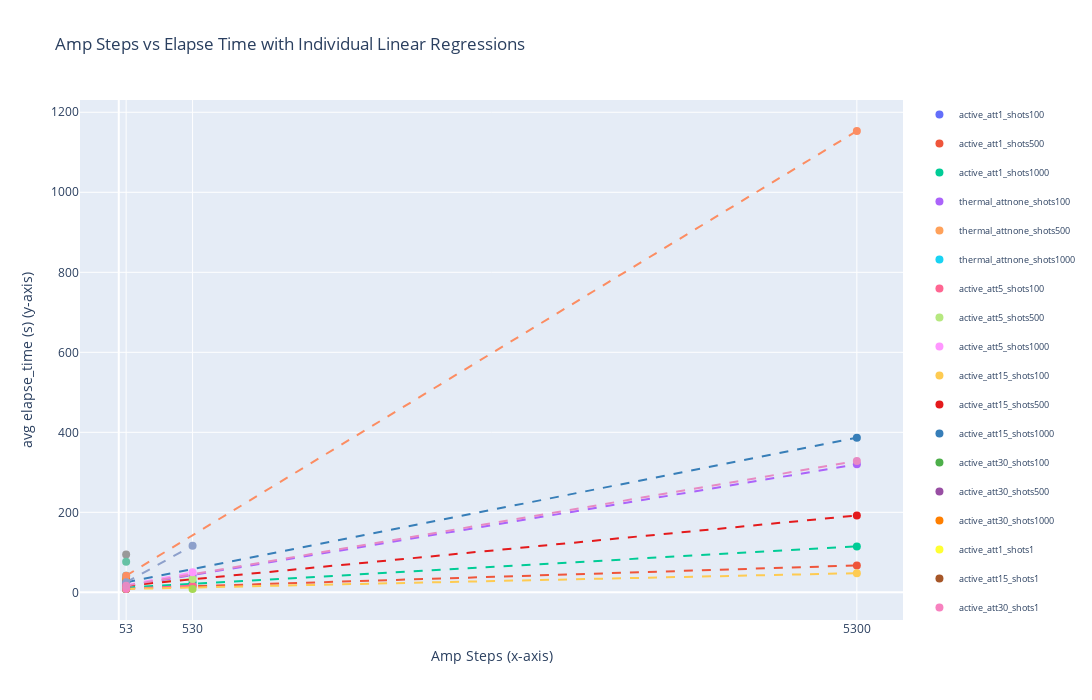

The code cell stored with this chart in its notebook:
### Markdown cell above
## X-axis: Amp_steps

### Code cell
import pandas as pd
import plotly.graph_objects as go
from plotly.subplots import make_subplots
import numpy as np
from sklearn.linear_model import LinearRegression
import plotly.express as px

# Data creation
data = {
    'reset': ['active', 'active', 'active', 'thermal', 'thermal', 'thermal', 
              'active', 'active', 'active', 'active', 'active', 'active',
              'active', 'active', 'active', 'active', 'active', 'active',
              'thermal', 'active', 'active', 'active', 'active', 'active',
              'active', 'active', 'active', 'active', 'active', 'active',
              'active', 'active', 'active', 'active', 'active', 'active',
              'active', 'thermal', 'thermal'],
    'max_attempts': ['1', '1', '1', 'none', 'none', 'none', 
                     '5', '5', '5', '15', '15', '15',
                     '30', '30', '30', '1', '15', '30',
                     'none', '30', '15', '5', '1', '1',
                     '1', '1', '1', '1', '1', '5',
                     '5', '5', '5', '15', '15', '15',
                     '15', 'none', 'none'],
    'amp_steps': [53, 53, 53, 53, 53, 53, 
                  53, 53, 53, 53, 53, 53,
                  53, 53, 53, 53, 53, 53,
                  53, 53, 53, 53, 53, 5300,
                  530, 5300, 5300, 530, 530, 530,
                  530, 530, 530, 5300, 5300, 5300,
                  5300, 530, 5300],
    'shots': [100, 500, 1000, 100, 500, 1000,
              100, 500, 1000, 100, 500, 1000,
              100, 500, 1000, 1, 1, 1,
              3000, 3000, 3000, 3000, 3000, 3000,
              30, 500, 1000, 1000, 500, 100,
              500, 1000, 3000, 100, 500, 1000,
              3000, 100, 100],
    'elapse_time': [8.35, 8.69, 8.53, 16.65, 25.93, 41.7,
                    8.58, 16.69, 17.965, 8.365, 16.71, 25.295,
                    8.37, 25.08, 33.44, 8.325, 8.365, 8.355,
                    94.63, 76.25, 41.67, 24.99, 16.72, 328.38,
                    8.35, 67.06, 114.82, 24.95, 16.66, 16.64,
                    33.38, 49.92, 116.69, 47.9, 192.06, 386.65,
                    1153.2, 41.71, 320.12]
}

df = pd.DataFrame(data)

# Create legend combinations (using reset, max_attempts, and shots)
df['legend'] = df['reset'] + '_att' + df['max_attempts'].astype(str) + '_shots' + df['shots'].astype(str)

# Get unique legend values
unique_legends = df['legend'].unique()

# Create color palette
colors = px.colors.qualitative.Plotly + px.colors.qualitative.Set1 + px.colors.qualitative.Set2

# Create Plotly figure
fig = go.Figure()

# List to store regression analysis results
regression_results = []

# Add scatter plot and regression line for each legend group
for i, legend in enumerate(unique_legends):
    subset = df[df['legend'] == legend]
    color = colors[i % len(colors)]
    
    # Add scatter plot
    fig.add_trace(go.Scatter(
        x=subset['amp_steps'],
        y=subset['elapse_time'],
        mode='markers',
        name=legend,
        marker=dict(
            size=8,
            color=color
        ),
        legendgroup=legend,  # Group with same legend
        showlegend=True,
        hovertemplate='<b>%{fullData.name}</b><br>Amp Steps: %{x}<br>Elapse Time: %{y:.2f}s<extra></extra>'
    ))
    
    # Add regression line only when there are 2 or more unique amp_steps values
    if subset['amp_steps'].nunique() >= 2:
        X = subset['amp_steps'].values.reshape(-1, 1)
        y = subset['elapse_time'].values
        
        # Train linear regression model
        model = LinearRegression()
        model.fit(X, y)
        
        # Generate x values for regression line
        x_min, x_max = subset['amp_steps'].min(), subset['amp_steps'].max()
        
        # Create appropriate range for regression line
        x_range = np.linspace(x_min, x_max, 50)
        y_pred = model.predict(x_range.reshape(-1, 1))
        
        # Add regression line
        fig.add_trace(go.Scatter(
            x=x_range,
            y=y_pred,
            mode='lines',
            name=f'{legend}_regression',
            line=dict(color=color, width=2, dash='dash'),
            legendgroup=legend,  # Group with same legend
            showlegend=False  # Hide regression line from legend
        ))
        
        # Save regression analysis results
        regression_results.append({
            'legend': legend,
            'a (slope)': model.coef_[0],
            'b (intercept)': model.intercept_,
            'n_points': len(subset),
            'unique_x_values': subset['amp_steps'].nunique(),
            'equation': f'y = {model.coef_[0]:.6f}x + {model.intercept_:.2f}'
        })

# Update layout with log scale option for x-axis
fig.update_layout(
    title='Amp Steps vs Elapse Time with Individual Linear Regressions',
    xaxis_title='Amp Steps (x-axis)',
    yaxis_title='avg elapse_time (s) (y-axis)',
    hovermode='closest',
    width=1200,
    height=700,
    legend=dict(
        orientation="v",
        yanchor="top",
        y=1,
        xanchor="left",
        x=1.02,
        font=dict(size=9)
    ),
    xaxis=dict(
        type='linear',  # Log scale to better visualize 53, 530, 5300
        tickvals=[53, 530, 5300],
        ticktext=['53', '530', '5300']
    )
)

# Display graph
fig.show()

# Print regression analysis results
print("\n" + "="*70)
print("Linear Regression Analysis Results for Each Legend (y = ax + b)")
print("="*70)

# Convert results to DataFrame for better display
if regression_results:
    results_df = pd.DataFrame(regression_results)
    results_df = results_df.sort_values('legend')
    
    for idx, row in results_df.iterrows():
        print(f"\nLegend: {row['legend']}")
        print(f"  Equation: {row['equation']}")
        print(f"  Slope (a): {row['a (slope)']:.8f}")
        print(f"  Intercept (b): {row['b (intercept)']:.4f}")
        print(f"  Number of data points: {row['n_points']}")
        print(f"  Unique amp_steps values: {row['unique_x_values']}")
    
    # Print summary table
    print("\n" + "="*70)
    print("Regression Analysis Summary Table")
    print("="*70)
    
    # Print formatted table
    summary_df = results_df[['legend', 'a (slope)', 'b (intercept)', 'n_points', 'unique_x_values']].copy()
    summary_df['a (slope)'] = summary_df['a (slope)'].round(8)
    summary_df['b (intercept)'] = summary_df['b (intercept)'].round(4)
    
    # Set pandas display options
    pd.set_option('display.max_columns', None)
    pd.set_option('display.width', None)
    pd.set_option('display.max_colwidth', None)
    
    print(summary_df.to_string(index=False))
else:
    print("\nNo regression analysis possible - need at least 2 different amp_steps values per legend group")

# Additional analysis: Group by specific parameters
print("\n" + "="*70)
print("Analysis by Parameter Groups (where regression is possible)")
print("="*70)

# Group by shots and max_attempts to see amp_steps effect
grouped = df.groupby(['shots', 'max_attempts'])
analysis_count = 0
for (shots, max_attempts), group in grouped:
    if group['amp_steps'].nunique() >= 2:  # Need at least 2 different x values
        X = group['amp_steps'].values.reshape(-1, 1)
        y = group['elapse_time'].values
        model = LinearRegression()
        model.fit(X, y)
        print(f"\nShots={shots}, Max_attempts={max_attempts}:")
        print(f"  Equation: y = {model.coef_[0]:.8f}x + {model.intercept_:.2f}")
        print(f"  Data points: {len(group)}")
        print(f"  Amp_steps values: {sorted(group['amp_steps'].unique())}")
        analysis_count += 1

if analysis_count == 0:
    print("\nNo groups with multiple amp_steps values found for regression analysis")

# CSV save option
save_to_csv = input("\n\nWould you like to save the results to a CSV file? (y/n): ")
if save_to_csv.lower() == 'y' and regression_results:
    results_df.to_csv('regression_results_ampsteps.csv', index=False)
    print("Results have been saved to regression_results_ampsteps.csv")
elif save_to_csv.lower() == 'y':
    print("No regression results to save")

### Figure 1 — Plotly figure (JSON) as saved in the notebook; plotly's stock layout.template omitted (floating-point values rounded to 4 significant figures)
{"data": [{"hovertemplate": "<b>%{fullData.name}</b><br>Amp Steps: %{x}<br>Elapse Time: %{y:.2f}s<extra></extra>", "legendgroup": "active_att1_shots100", "marker": {"color": "#636EFA", "size": 8}, "mode": "markers", "name": "active_att1_shots100", "showlegend": true, "type": "scatter", "x": [53], "y": [8.35]}, {"hovertemplate": "<b>%{fullData.name}</b><br>Amp Steps: %{x}<br>Elapse Time: %{y:.2f}s<extra></extra>", "legendgroup": "active_att1_shots500", "marker": {"color": "#EF553B", "size": 8}, "mode": "markers", "name": "active_att1_shots500", "showlegend": true, "type": "scatter", "x": [53, 5300, 530], "y": [8.69, 67.06, 16.66]}, {"legendgroup": "active_att1_shots500", "line": {"color": "#EF553B", "dash": "dash", "width": 2}, "mode": "lines", "name": "active_att1_shots500_regression", "showlegend": false, "type": "scatter", "x": [53, 160.1, 267.2, 374.2, 481.3, 588.4, 695.5, 802.6, 909.7, 1017.0, 1124.0, 1231.0, 1338.0, 1445.0, 1552.0, 1659.0, 1766.0, 1873.0, 1980.0, 2088.0, 2195.0, 2302.0, 2409.0, 2516.0, 2623.0, 2730.0, 2837.0, 2944.0, 3051.0, 3158.0, 3265.0, 3373.0, 3480.0, 3587.0, 3694.0, 3801.0, 3908.0, 4015.0, 4122.0, 4229.0, 4336.0, 4443.0, 4550.0, 4658.0, 4765.0, 4872.0, 4979.0, 5086.0, 5193.0, 5300], "y": [10.01, 11.18, 12.34, 13.51, 14.68, 15.84, 17.01, 18.18, 19.35, 20.51, 21.68, 22.85, 24.01, 25.18, 26.35, 27.51, 28.68, 29.85, 31.02, 32.18, 33.35, 34.52, 35.68, 36.85, 38.02, 39.18, 40.35, 41.52, 42.69, 43.85, 45.02, 46.19, 47.35, 48.52, 49.69, 50.85, 52.02, 53.19, 54.36, 55.52, 56.69, 57.86, 59.02, 60.19, 61.36, 62.52, 63.69, 64.86, 66.02, 67.19]}, {"hovertemplate": "<b>%{fullData.name}</b><br>Amp Steps: %{x}<br>Elapse Time: %{y:.2f}s<extra></extra>", "legendgroup": "active_att1_shots1000", "marker": {"color": "#00CC96", "size": 8}, "mode": "markers", "name": "active_att1_shots1000", "showlegend": true, "type": "scatter", "x": [53, 5300, 530], "y": [8.53, 114.8, 24.95]}, {"legendgroup": "active_att1_shots1000", "line": {"color": "#00CC96", "dash": "dash", "width": 2}, "mode": "lines", "name": "active_att1_shots1000_regression", "showlegend": false, "type": "scatter", "x": [53, 160.1, 267.2, 374.2, 481.3, 588.4, 695.5, 802.6, 909.7, 1017.0, 1124.0, 1231.0, 1338.0, 1445.0, 1552.0, 1659.0, 1766.0, 1873.0, 1980.0, 2088.0, 2195.0, 2302.0, 2409.0, 2516.0, 2623.0, 2730.0, 2837.0, 2944.0, 3051.0, 3158.0, 3265.0, 3373.0, 3480.0, 3587.0, 3694.0, 3801.0, 3908.0, 4015.0, 4122.0, 4229.0, 4336.0, 4443.0, 4550.0, 4658.0, 4765.0, 4872.0, 4979.0, 5086.0, 5193.0, 5300], "y": [11.88, 13.99, 16.09, 18.2, 20.31, 22.42, 24.52, 26.63, 28.74, 30.85, 32.96, 35.06, 37.17, 39.28, 41.39, 43.49, 45.6, 47.71, 49.82, 51.92, 54.03, 56.14, 58.25, 60.35, 62.46, 64.57, 66.68, 68.79, 70.89, 73.0, 75.11, 77.22, 79.32, 81.43, 83.54, 85.65, 87.75, 89.86, 91.97, 94.08, 96.19, 98.29, 100.4, 102.5, 104.6, 106.7, 108.8, 110.9, 113.0, 115.2]}, {"hovertemplate": "<b>%{fullData.name}</b><br>Amp Steps: %{x}<br>Elapse Time: %{y:.2f}s<extra></extra>", "legendgroup": "thermal_attnone_shots100", "marker": {"color": "#AB63FA", "size": 8}, "mode": "markers", "name": "thermal_attnone_shots100", "showlegend": true, "type": "scatter", "x": [53, 530, 5300], "y": [16.65, 41.71, 320.1]}, {"legendgroup": "thermal_attnone_shots100", "line": {"color": "#AB63FA", "dash": "dash", "width": 2}, "mode": "lines", "name": "thermal_attnone_shots100_regression", "showlegend": false, "type": "scatter", "x": [53, 160.1, 267.2, 374.2, 481.3, 588.4, 695.5, 802.6, 909.7, 1017.0, 1124.0, 1231.0, 1338.0, 1445.0, 1552.0, 1659.0, 1766.0, 1873.0, 1980.0, 2088.0, 2195.0, 2302.0, 2409.0, 2516.0, 2623.0, 2730.0, 2837.0, 2944.0, 3051.0, 3158.0, 3265.0, 3373.0, 3480.0, 3587.0, 3694.0, 3801.0, 3908.0, 4015.0, 4122.0, 4229.0, 4336.0, 4443.0, 4550.0, 4658.0, 4765.0, 4872.0, 4979.0, 5086.0, 5193.0, 5300], "y": [15.4, 21.61, 27.83, 34.05, 40.26, 46.48, 52.69, 58.91, 65.13, 71.34, 77.56, 83.78, 89.99, 96.21, 102.4, 108.6, 114.9, 121.1, 127.3, 133.5, 139.7, 145.9, 152.2, 158.4, 164.6, 170.8, 177.0, 183.2, 189.5, 195.7, 201.9, 208.1, 214.3, 220.5, 226.8, 233.0, 239.2, 245.4, 251.6, 257.8, 264.0, 270.3, 276.5, 282.7, 288.9, 295.1, 301.3, 307.6, 313.8, 320.0]}, {"hovertemplate": "<b>%{fullData.name}</b><br>Amp Steps: %{x}<br>Elapse Time: %{y:.2f}s<extra></extra>", "legendgroup": "thermal_attnone_shots500", "marker": {"color": "#FFA15A", "size": 8}, "mode": "markers", "name": "thermal_attnone_shots500", "showlegend": true, "type": "scatter", "x": [53], "y": [25.93]}, {"hovertemplate": "<b>%{fullData.name}</b><br>Amp Steps: %{x}<br>Elapse Time: %{y:.2f}s<extra></extra>", "legendgroup": "thermal_attnone_shots1000", "marker": {"color": "#19D3F3", "size": 8}, "mode": "markers", "name": "thermal_attnone_shots1000", "showlegend": true, "type": "scatter", "x": [53], "y": [41.7]}, {"hovertemplate": "<b>%{fullData.name}</b><br>Amp Steps: %{x}<br>Elapse Time: %{y:.2f}s<extra></extra>", "legendgroup": "active_att5_shots100", "marker": {"color": "#FF6692", "size": 8}, "mode": "markers", "name": "active_att5_shots100", "showlegend": true, "type": "scatter", "x": [53, 530], "y": [8.58, 16.64]}, {"legendgroup": "active_att5_shots100", "line": {"color": "#FF6692", "dash": "dash", "width": 2}, "mode": "lines", "name": "active_att5_shots100_regression", "showlegend": false, "type": "scatter", "x": [53, 62.73, 72.47, 82.2, 91.94, 101.7, 111.4, 121.1, 130.9, 140.6, 150.3, 160.1, 169.8, 179.6, 189.3, 199.0, 208.8, 218.5, 228.2, 238.0, 247.7, 257.4, 267.2, 276.9, 286.6, 296.4, 306.1, 315.8, 325.6, 335.3, 345.0, 354.8, 364.5, 374.2, 384.0, 393.7, 403.4, 413.2, 422.9, 432.7, 442.4, 452.1, 461.9, 471.6, 481.3, 491.1, 500.8, 510.5, 520.3, 530], "y": [8.58, 8.744, 8.909, 9.073, 9.238, 9.402, 9.567, 9.731, 9.896, 10.06, 10.22, 10.39, 10.55, 10.72, 10.88, 11.05, 11.21, 11.38, 11.54, 11.71, 11.87, 12.03, 12.2, 12.36, 12.53, 12.69, 12.86, 13.02, 13.19, 13.35, 13.51, 13.68, 13.84, 14.01, 14.17, 14.34, 14.5, 14.67, 14.83, 15.0, 15.16, 15.32, 15.49, 15.65, 15.82, 15.98, 16.15, 16.31, 16.48, 16.64]}, {"hovertemplate": "<b>%{fullData.name}</b><br>Amp Steps: %{x}<br>Elapse Time: %{y:.2f}s<extra></extra>", "legendgroup": "active_att5_shots500", "marker": {"color": "#B6E880", "size": 8}, "mode": "markers", "name": "active_att5_shots500", "showlegend": true, "type": "scatter", "x": [53, 530], "y": [16.69, 33.38]}, {"legendgroup": "active_att5_shots500", "line": {"color": "#B6E880", "dash": "dash", "width": 2}, "mode": "lines", "name": "active_att5_shots500_regression", "showlegend": false, "type": "scatter", "x": [53, 62.73, 72.47, 82.2, 91.94, 101.7, 111.4, 121.1, 130.9, 140.6, 150.3, 160.1, 169.8, 179.6, 189.3, 199.0, 208.8, 218.5, 228.2, 238.0, 247.7, 257.4, 267.2, 276.9, 286.6, 296.4, 306.1, 315.8, 325.6, 335.3, 345.0, 354.8, 364.5, 374.2, 384.0, 393.7, 403.4, 413.2, 422.9, 432.7, 442.4, 452.1, 461.9, 471.6, 481.3, 491.1, 500.8, 510.5, 520.3, 530], "y": [16.69, 17.03, 17.37, 17.71, 18.05, 18.39, 18.73, 19.07, 19.41, 19.76, 20.1, 20.44, 20.78, 21.12, 21.46, 21.8, 22.14, 22.48, 22.82, 23.16, 23.5, 23.84, 24.18, 24.52, 24.86, 25.21, 25.55, 25.89, 26.23, 26.57, 26.91, 27.25, 27.59, 27.93, 28.27, 28.61, 28.95, 29.29, 29.63, 29.97, 30.31, 30.66, 31.0, 31.34, 31.68, 32.02, 32.36, 32.7, 33.04, 33.38]}, {"hovertemplate": "<b>%{fullData.name}</b><br>Amp Steps: %{x}<br>Elapse Time: %{y:.2f}s<extra></extra>", "legendgroup": "active_att5_shots1000", "marker": {"color": "#FF97FF", "size": 8}, "mode": "markers", "name": "active_att5_shots1000", "showlegend": true, "type": "scatter", "x": [53, 530], "y": [17.96, 49.92]}, {"legendgroup": "active_att5_shots1000", "line": {"color": "#FF97FF", "dash": "dash", "width": 2}, "mode": "lines", "name": "active_att5_shots1000_regression", "showlegend": false, "type": "scatter", "x": [53, 62.73, 72.47, 82.2, 91.94, 101.7, 111.4, 121.1, 130.9, 140.6, 150.3, 160.1, 169.8, 179.6, 189.3, 199.0, 208.8, 218.5, 228.2, 238.0, 247.7, 257.4, 267.2, 276.9, 286.6, 296.4, 306.1, 315.8, 325.6, 335.3, 345.0, 354.8, 364.5, 374.2, 384.0, 393.7, 403.4, 413.2, 422.9, 432.7, 442.4, 452.1, 461.9, 471.6, 481.3, 491.1, 500.8, 510.5, 520.3, 530], "y": [17.97, 18.62, 19.27, 19.92, 20.57, 21.23, 21.88, 22.53, 23.18, 23.83, 24.49, 25.14, 25.79, 26.44, 27.1, 27.75, 28.4, 29.05, 29.7, 30.36, 31.01, 31.66, 32.31, 32.96, 33.62, 34.27, 34.92, 35.57, 36.23, 36.88, 37.53, 38.18, 38.83, 39.49, 40.14, 40.79, 41.44, 42.09, 42.75, 43.4, 44.05, 44.7, 45.36, 46.01, 46.66, 47.31, 47.96, 48.62, 49.27, 49.92]}, {"hovertemplate": "<b>%{fullData.name}</b><br>Amp Steps: %{x}<br>Elapse Time: %{y:.2f}s<extra></extra>", "legendgroup": "active_att15_shots100", "marker": {"color": "#FECB52", "size": 8}, "mode": "markers", "name": "active_att15_shots100", "showlegend": true, "type": "scatter", "x": [53, 5300], "y": [8.365, 47.9]}, {"legendgroup": "active_att15_shots100", "line": {"color": "#FECB52", "dash": "dash", "width": 2}, "mode": "lines", "name": "active_att15_shots100_regression", "showlegend": false, "type": "scatter", "x": [53, 160.1, 267.2, 374.2, 481.3, 588.4, 695.5, 802.6, 909.7, 1017.0, 1124.0, 1231.0, 1338.0, 1445.0, 1552.0, 1659.0, 1766.0, 1873.0, 1980.0, 2088.0, 2195.0, 2302.0, 2409.0, 2516.0, 2623.0, 2730.0, 2837.0, 2944.0, 3051.0, 3158.0, 3265.0, 3373.0, 3480.0, 3587.0, 3694.0, 3801.0, 3908.0, 4015.0, 4122.0, 4229.0, 4336.0, 4443.0, 4550.0, 4658.0, 4765.0, 4872.0, 4979.0, 5086.0, 5193.0, 5300], "y": [8.365, 9.172, 9.979, 10.79, 11.59, 12.4, 13.21, 14.01, 14.82, 15.63, 16.43, 17.24, 18.05, 18.85, 19.66, 20.47, 21.27, 22.08, 22.89, 23.69, 24.5, 25.31, 26.12, 26.92, 27.73, 28.54, 29.34, 30.15, 30.96, 31.76, 32.57, 33.38, 34.18, 34.99, 35.8, 36.6, 37.41, 38.22, 39.02, 39.83, 40.64, 41.45, 42.25, 43.06, 43.87, 44.67, 45.48, 46.29, 47.09, 47.9]}, {"hovertemplate": "<b>%{fullData.name}</b><br>Amp Steps: %{x}<br>Elapse Time: %{y:.2f}s<extra></extra>", "legendgroup": "active_att15_shots500", "marker": {"color": "rgb(228,26,28)", "size": 8}, "mode": "markers", "name": "active_att15_shots500", "showlegend": true, "type": "scatter", "x": [53, 5300], "y": [16.71, 192.1]}, {"legendgroup": "active_att15_shots500", "line": {"color": "rgb(228,26,28)", "dash": "dash", "width": 2}, "mode": "lines", "name": "active_att15_shots500_regression", "showlegend": false, "type": "scatter", "x": [53, 160.1, 267.2, 374.2, 481.3, 588.4, 695.5, 802.6, 909.7, 1017.0, 1124.0, 1231.0, 1338.0, 1445.0, 1552.0, 1659.0, 1766.0, 1873.0, 1980.0, 2088.0, 2195.0, 2302.0, 2409.0, 2516.0, 2623.0, 2730.0, 2837.0, 2944.0, 3051.0, 3158.0, 3265.0, 3373.0, 3480.0, 3587.0, 3694.0, 3801.0, 3908.0, 4015.0, 4122.0, 4229.0, 4336.0, 4443.0, 4550.0, 4658.0, 4765.0, 4872.0, 4979.0, 5086.0, 5193.0, 5300], "y": [16.71, 20.29, 23.87, 27.45, 31.02, 34.6, 38.18, 41.76, 45.34, 48.92, 52.5, 56.07, 59.65, 63.23, 66.81, 70.39, 73.97, 77.55, 81.12, 84.7, 88.28, 91.86, 95.44, 99.02, 102.6, 106.2, 109.8, 113.3, 116.9, 120.5, 124.1, 127.6, 131.2, 134.8, 138.4, 142.0, 145.5, 149.1, 152.7, 156.3, 159.9, 163.4, 167.0, 170.6, 174.2, 177.7, 181.3, 184.9, 188.5, 192.1]}, {"hovertemplate": "<b>%{fullData.name}</b><br>Amp Steps: %{x}<br>Elapse Time: %{y:.2f}s<extra></extra>", "legendgroup": "active_att15_shots1000", "marker": {"color": "rgb(55,126,184)", "size": 8}, "mode": "markers", "name": "active_att15_shots1000", "showlegend": true, "type": "scatter", "x": [53, 5300], "y": [25.3, 386.6]}, {"legendgroup": "active_att15_shots1000", "line": {"color": "rgb(55,126,184)", "dash": "dash", "width": 2}, "mode": "lines", "name": "active_att15_shots1000_regression", "showlegend": false, "type": "scatter", "x": [53, 160.1, 267.2, 374.2, 481.3, 588.4, 695.5, 802.6, 909.7, 1017.0, 1124.0, 1231.0, 1338.0, 1445.0, 1552.0, 1659.0, 1766.0, 1873.0, 1980.0, 2088.0, 2195.0, 2302.0, 2409.0, 2516.0, 2623.0, 2730.0, 2837.0, 2944.0, 3051.0, 3158.0, 3265.0, 3373.0, 3480.0, 3587.0, 3694.0, 3801.0, 3908.0, 4015.0, 4122.0, 4229.0, 4336.0, 4443.0, 4550.0, 4658.0, 4765.0, 4872.0, 4979.0, 5086.0, 5193.0, 5300], "y": [25.29, 32.67, 40.04, 47.42, 54.79, 62.17, 69.54, 76.92, 84.29, 91.67, 99.04, 106.4, 113.8, 121.2, 128.5, 135.9, 143.3, 150.7, 158.0, 165.4, 172.8, 180.2, 187.5, 194.9, 202.3, 209.7, 217.0, 224.4, 231.8, 239.2, 246.5, 253.9, 261.3, 268.7, 276.0, 283.4, 290.8, 298.2, 305.5, 312.9, 320.3, 327.7, 335.0, 342.4, 349.8, 357.2, 364.5, 371.9, 379.3, 386.7]}, {"hovertemplate": "<b>%{fullData.name}</b><br>Amp Steps: %{x}<br>Elapse Time: %{y:.2f}s<extra></extra>", "legendgroup": "active_att30_shots100", "marker": {"color": "rgb(77,175,74)", "size": 8}, "mode": "markers", "name": "active_att30_shots100", "showlegend": true, "type": "scatter", "x": [53], "y": [8.37]}, {"hovertemplate": "<b>%{fullData.name}</b><br>Amp Steps: %{x}<br>Elapse Time: %{y:.2f}s<extra></extra>", "legendgroup": "active_att30_shots500", "marker": {"color": "rgb(152,78,163)", "size": 8}, "mode": "markers", "name": "active_att30_shots500", "showlegend": true, "type": "scatter", "x": [53], "y": [25.08]}, {"hovertemplate": "<b>%{fullData.name}</b><br>Amp Steps: %{x}<br>Elapse Time: %{y:.2f}s<extra></extra>", "legendgroup": "active_att30_shots1000", "marker": {"color": "rgb(255,127,0)", "size": 8}, "mode": "markers", "name": "active_att30_shots1000", "showlegend": true, "type": "scatter", "x": [53], "y": [33.44]}, {"hovertemplate": "<b>%{fullData.name}</b><br>Amp Steps: %{x}<br>Elapse Time: %{y:.2f}s<extra></extra>", "legendgroup": "active_att1_shots1", "marker": {"color": "rgb(255,255,51)", "size": 8}, "mode": "markers", "name": "active_att1_shots1", "showlegend": true, "type": "scatter", "x": [53], "y": [8.325]}, {"hovertemplate": "<b>%{fullData.name}</b><br>Amp Steps: %{x}<br>Elapse Time: %{y:.2f}s<extra></extra>", "legendgroup": "active_att15_shots1", "marker": {"color": "rgb(166,86,40)", "size": 8}, "mode": "markers", "name": "active_att15_shots1", "showlegend": true, "type": "scatter", "x": [53], "y": [8.365]}, {"hovertemplate": "<b>%{fullData.name}</b><br>Amp Steps: %{x}<br>Elapse Time: %{y:.2f}s<extra></extra>", "legendgroup": "active_att30_shots1", "marker": {"color": "rgb(247,129,191)", "size": 8}, "mode": "markers", "name": "active_att30_shots1", "showlegend": true, "type": "scatter", "x": [53], "y": [8.355]}, {"hovertemplate": "<b>%{fullData.name}</b><br>Amp Steps: %{x}<br>Elapse Time: %{y:.2f}s<extra></extra>", "legendgroup": "thermal_attnone_shots3000", "marker": {"color": "rgb(153,153,153)", "size": 8}, "mode": "markers", "name": "thermal_attnone_shots3000", "showlegend": true, "type": "scatter", "x": [53], "y": [94.63]}, {"hovertemplate": "<b>%{fullData.name}</b><br>Amp Steps: %{x}<br>Elapse Time: %{y:.2f}s<extra></extra>", "legendgroup": "active_att30_shots3000", "marker": {"color": "rgb(102,194,165)", "size": 8}, "mode": "markers", "name": "active_att30_shots3000", "showlegend": true, "type": "scatter", "x": [53], "y": [76.25]}, {"hovertemplate": "<b>%{fullData.name}</b><br>Amp Steps: %{x}<br>Elapse Time: %{y:.2f}s<extra></extra>", "legendgroup": "active_att15_shots3000", "marker": {"color": "rgb(252,141,98)", "size": 8}, "mode": "markers", "name": "active_att15_shots3000", "showlegend": true, "type": "scatter", "x": [53, 5300], "y": [41.67, 1153.0]}, {"legendgroup": "active_att15_shots3000", "line": {"color": "rgb(252,141,98)", "dash": "dash", "width": 2}, "mode": "lines", "name": "active_att15_shots3000_regression", "showlegend": false, "type": "scatter", "x": [53, 160.1, 267.2, 374.2, 481.3, 588.4, 695.5, 802.6, 909.7, 1017.0, 1124.0, 1231.0, 1338.0, 1445.0, 1552.0, 1659.0, 1766.0, 1873.0, 1980.0, 2088.0, 2195.0, 2302.0, 2409.0, 2516.0, 2623.0, 2730.0, 2837.0, 2944.0, 3051.0, 3158.0, 3265.0, 3373.0, 3480.0, 3587.0, 3694.0, 3801.0, 3908.0, 4015.0, 4122.0, 4229.0, 4336.0, 4443.0, 4550.0, 4658.0, 4765.0, 4872.0, 4979.0, 5086.0, 5193.0, 5300], "y": [41.67, 64.35, 87.04, 109.7, 132.4, 155.1, 177.8, 200.5, 223.1, 245.8, 268.5, 291.2, 313.9, 336.6, 359.2, 381.9, 404.6, 427.3, 450.0, 472.7, 495.4, 518.0, 540.7, 563.4, 586.1, 608.8, 631.5, 654.1, 676.8, 699.5, 722.2, 744.9, 767.6, 790.3, 812.9, 835.6, 858.3, 881.0, 903.7, 926.4, 949.0, 971.7, 994.4, 1017.0, 1040.0, 1062.0, 1085.0, 1108.0, 1131.0, 1153.0]}, {"hovertemplate": "<b>%{fullData.name}</b><br>Amp Steps: %{x}<br>Elapse Time: %{y:.2f}s<extra></extra>", "legendgroup": "active_att5_shots3000", "marker": {"color": "rgb(141,160,203)", "size": 8}, "mode": "markers", "name": "active_att5_shots3000", "showlegend": true, "type": "scatter", "x": [53, 530], "y": [24.99, 116.7]}, {"legendgroup": "active_att5_shots3000", "line": {"color": "rgb(141,160,203)", "dash": "dash", "width": 2}, "mode": "lines", "name": "active_att5_shots3000_regression", "showlegend": false, "type": "scatter", "x": [53, 62.73, 72.47, 82.2, 91.94, 101.7, 111.4, 121.1, 130.9, 140.6, 150.3, 160.1, 169.8, 179.6, 189.3, 199.0, 208.8, 218.5, 228.2, 238.0, 247.7, 257.4, 267.2, 276.9, 286.6, 296.4, 306.1, 315.8, 325.6, 335.3, 345.0, 354.8, 364.5, 374.2, 384.0, 393.7, 403.4, 413.2, 422.9, 432.7, 442.4, 452.1, 461.9, 471.6, 481.3, 491.1, 500.8, 510.5, 520.3, 530], "y": [24.99, 26.86, 28.73, 30.6, 32.48, 34.35, 36.22, 38.09, 39.96, 41.83, 43.7, 45.58, 47.45, 49.32, 51.19, 53.06, 54.93, 56.8, 58.68, 60.55, 62.42, 64.29, 66.16, 68.03, 69.9, 71.78, 73.65, 75.52, 77.39, 79.26, 81.13, 83.0, 84.88, 86.75, 88.62, 90.49, 92.36, 94.23, 96.1, 97.98, 99.85, 101.7, 103.6, 105.5, 107.3, 109.2, 111.1, 112.9, 114.8, 116.7]}, {"hovertemplate": "<b>%{fullData.name}</b><br>Amp Steps: %{x}<br>Elapse Time: %{y:.2f}s<extra></extra>", "legendgroup": "active_att1_shots3000", "marker": {"color": "rgb(231,138,195)", "size": 8}, "mode": "markers", "name": "active_att1_shots3000", "showlegend": true, "type": "scatter", "x": [53, 5300], "y": [16.72, 328.4]}, {"legendgroup": "active_att1_shots3000", "line": {"color": "rgb(231,138,195)", "dash": "dash", "width": 2}, "mode": "lines", "name": "active_att1_shots3000_regression", "showlegend": false, "type": "scatter", "x": [53, 160.1, 267.2, 374.2, 481.3, 588.4, 695.5, 802.6, 909.7, 1017.0, 1124.0, 1231.0, 1338.0, 1445.0, 1552.0, 1659.0, 1766.0, 1873.0, 1980.0, 2088.0, 2195.0, 2302.0, 2409.0, 2516.0, 2623.0, 2730.0, 2837.0, 2944.0, 3051.0, 3158.0, 3265.0, 3373.0, 3480.0, 3587.0, 3694.0, 3801.0, 3908.0, 4015.0, 4122.0, 4229.0, 4336.0, 4443.0, 4550.0, 4658.0, 4765.0, 4872.0, 4979.0, 5086.0, 5193.0, 5300], "y": [16.72, 23.08, 29.44, 35.8, 42.16, 48.52, 54.88, 61.24, 67.6, 73.96, 80.32, 86.68, 93.04, 99.41, 105.8, 112.1, 118.5, 124.8, 131.2, 137.6, 143.9, 150.3, 156.6, 163.0, 169.4, 175.7, 182.1, 188.5, 194.8, 201.2, 207.5, 213.9, 220.3, 226.6, 233.0, 239.3, 245.7, 252.1, 258.4, 264.8, 271.1, 277.5, 283.9, 290.2, 296.6, 302.9, 309.3, 315.7, 322.0, 328.4]}, {"hovertemplate": "<b>%{fullData.name}</b><br>Amp Steps: %{x}<br>Elapse Time: %{y:.2f}s<extra></extra>", "legendgroup": "active_att1_shots30", "marker": {"color": "rgb(166,216,84)", "size": 8}, "mode": "markers", "name": "active_att1_shots30", "showlegend": true, "type": "scatter", "x": [530], "y": [8.35]}], "layout": {"height": 700, "hovermode": "closest", "legend": {"font": {"size": 9}, "orientation": "v", "x": 1.02, "xanchor": "left", "y": 1, "yanchor": "top"}, "title": {"text": "Amp Steps vs Elapse Time with Individual Linear Regressions"}, "width": 1200, "xaxis": {"ticktext": ["53", "530", "5300"], "tickvals": [53, 530, 5300], "title": {"text": "Amp Steps (x-axis)"}, "type": "linear"}, "yaxis": {"title": {"text": "avg elapse_time (s) (y-axis)"}}}}
